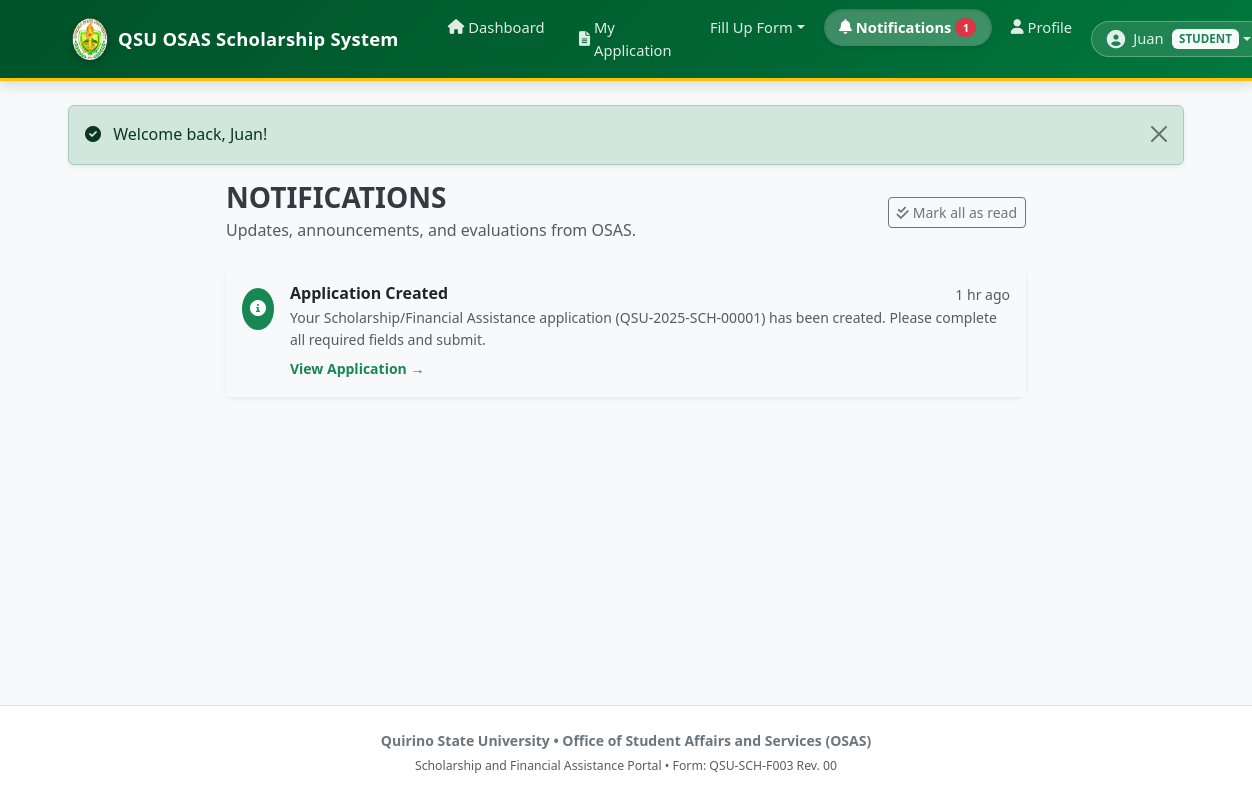
/student/notifications (signed in), run on the app's committed database.
### tables this page shows
CREATE TABLE students (
    id INT PRIMARY KEY AUTO_INCREMENT,
    user_id INT NOT NULL,
    student_id VARCHAR(50) UNIQUE NOT NULL,
    last_name VARCHAR(100) NOT NULL,
    first_name VARCHAR(100) NOT NULL,
    middle_name VARCHAR(100),
    extension_name VARCHAR(20),
    degree_program VARCHAR(200),
    year_level TINYINT UNSIGNED DEFAULT 1,
    lrn_number VARCHAR(50),
    sex ENUM('Male','Female'),
    civil_status ENUM('Single','Married','Separated'),
    is_solo_parent TINYINT(1) DEFAULT 0,
    citizenship VARCHAR(100) DEFAULT 'Filipino',
    birthdate DATE,
    place_of_birth VARCHAR(200),
    physical_disability VARCHAR(200),
    ethnic_affiliation VARCHAR(100),
    street_barangay VARCHAR(255),
    municipality VARCHAR(100),
    province VARCHAR(100),
    zip_code VARCHAR(10),
    contact_number VARCHAR(20),
    email_address VARCHAR(150),
    is_dormitory TINYINT(1) DEFAULT 0,
    registering_as ENUM('New Student','Old Student','Transfer In','Lateral Transfer','Cross Enrollee'),
    created_at TIMESTAMP DEFAULT CURRENT_TIMESTAMP,
    updated_at TIMESTAMP DEFAULT CURRENT_TIMESTAMP ON UPDATE CURRENT_TIMESTAMP,
    FOREIGN KEY (user_id) REFERENCES users(id) ON DELETE CASCADE
);

CREATE TABLE notifications (
    id INT PRIMARY KEY AUTO_INCREMENT,
    student_id INT NULL,
    title VARCHAR(200) NOT NULL,
    message TEXT NOT NULL,
    is_read TINYINT(1) DEFAULT 0,
    notification_type VARCHAR(50) DEFAULT 'general',
    related_application_id INT NULL,
    created_at TIMESTAMP DEFAULT CURRENT_TIMESTAMP,
    FOREIGN KEY (student_id) REFERENCES students(id) ON DELETE CASCADE,
    FOREIGN KEY (related_application_id) REFERENCES applications(id) ON DELETE SET NULL
);

### controllers/NotificationController.php (called while the page is built, shortened)
<?php
require_once __DIR__ . "/../models/Notification.php";
class NotificationController extends BaseController {
    public function studentNotifications() {
        $studentId = $_SESSION["student_id"];
        $notifModel = new Notification();
        $notifications = $notifModel->findByStudentId($studentId, false, 50);
        $unreadCount = $notifModel->countUnread($studentId);
        $student = (new Student())->findById($studentId);
        $this->view("student/notifications", ["notifications" => $notifications, "unreadCount" => $unreadCount, "student" => $student, "pageTitle" => "Notifications - " . APP_NAME]);
    }
}

### config/database.php (called while the page is built, shortened)
<?php
class Database {
    private static $instance = null;
    private $connection;
    private $host = "localhost";
    private $dbname = "scholarship_db";
    private $username = "root";
    private $password = "";
    private $charset = "utf8mb4";
    private function __construct() {
        $dsn = "mysql:host={$this->host};dbname={$this->dbname};charset={$this->charset}";
        $options = [
            PDO::ATTR_ERRMODE            => PDO::ERRMODE_EXCEPTION,
            PDO::ATTR_DEFAULT_FETCH_MODE => PDO::FETCH_ASSOC,
            PDO::ATTR_EMULATE_PREPARES   => false,
        ];
        try {
            $this->connection = new PDO($dsn, $this->username, $this->password, $options);
        } catch (PDOException $e) {
            error_log("DB Error: " . $e->getMessage());
            die("<h3>Database connection failed. Please contact the administrator.</h3>");
        }
    }
    public static function getInstance() {
        if (self::$instance === null) {
            self::$instance = new self();
        }
        return self::$instance;
    }
    public function getConnection() { return $this->connection; }
}

### models/Notification.php (called while the page is built, shortened)
<?php
require_once __DIR__ . "/../lib/BaseModel.php";
class Notification extends BaseModel {
    public function findByStudentId($studentId, $unreadOnly = false, $limit = 50) {
        $sql = "SELECT n.*, a.application_number FROM notifications n LEFT JOIN applications a ON n.related_application_id = a.id WHERE n.student_id = ?";
        $params = [$studentId];
        $sql .= " ORDER BY n.created_at DESC LIMIT $limit";
        return $this->query($sql, $params)->fetchAll();
    }
    public function countUnread($studentId) {
        return (int)$this->query("SELECT COUNT(*) FROM notifications WHERE student_id = ? AND is_read = 0", [$studentId])->fetchColumn();
    }
}

### lib/BaseModel.php (called while the page is built, shortened)
<?php
require_once __DIR__ . "/../config/database.php";
abstract class BaseModel {
    protected $db;
    protected $table;
    protected $primaryKey = "id";
    public function __construct() { $this->db = Database::getInstance()->getConnection(); }
    public function findById($id) {
        $stmt = $this->db->prepare("SELECT * FROM {$this->table} WHERE {$this->primaryKey} = ?");
        $stmt->execute([$id]); return $stmt->fetch();
    }
    public function query($sql, $params = []) {
        $stmt = $this->db->prepare($sql); $stmt->execute($params); return $stmt;
    }
}

### config/config.php (called while the page is built, shortened)
<?php
require_once __DIR__ . "/database.php";
function timeAgo($datetime) {
    $now = new DateTime();
    $ago = new DateTime($datetime);
    $diff = $now->diff($ago);
    if ($diff->d == 0) {
        return $diff->h . " hr ago";
    }
    return date("M d, Y", strtotime($datetime));
}

### views/student/notifications.php (the view, shortened to what this page needs)
<div class="container-fluid px-0" style="max-width: 800px;">
    <div class="d-flex justify-content-between align-items-center mb-4">
        <div>
            <h3 class="fw-bold text-qsu-green mb-1">NOTIFICATIONS</h3>
            <p class="text-muted mb-0">Updates, announcements, and evaluations from OSAS.</p>
        </div>
        <div>
            <button class="btn btn-outline-secondary btn-sm" onclick="markAllRead()">
                <i class="fas fa-check-double me-1"></i>Mark all as read
            </button>
        </div>
    </div>
    <div class="card shadow-sm border-0">
        <div class="card-body p-0">
            <?php if (empty($notifications)): ?>
            <div class="text-center py-5 text-muted">
                <i class="fas fa-bell-slash fa-3x mb-3 text-secondary"></i>
                <h5>No notifications yet</h5>
                <p class="small">We'll alert you here when your application status changes.</p>
            </div>
            <?php else: ?>
            <ul class="list-group list-group-flush" id="notifList">
                <?php foreach ($notifications as $n): ?>
                <li class="list-group-item p-3 d-flex align-items-start gap-3 <?= $n['is_read'] ? '' : 'bg-light' ?>" id="notif-<?= $n['id'] ?>">
                    <div class="rounded-circle p-2 bg-success text-white mt-1">
                        <i class="fas fa-info-circle"></i>
                    </div>
                    <div class="flex-grow-1">
                        <div class="d-flex justify-content-between align-items-center">
                            <h6 class="fw-bold mb-1 text-dark"><?= htmlspecialchars($n['title']) ?></h6>
                            <small class="text-muted"><?= timeAgo($n['created_at']) ?></small>
                        </div>
                        <p class="mb-1 text-muted small"><?= nl2br(htmlspecialchars($n['message'])) ?></p>
                        <?php if ($n['related_application_id']): ?>
                        <a href="<?= BASE_URL ?>/student/application" class="small text-success text-decoration-none fw-semibold">View Application &rarr;</a>
                        <?php endif; ?>
                    </div>
                </li>
                <?php endforeach; ?>
            </ul>
            <?php endif; ?>
        </div>
    </div>
</div>
<?php $content = ob_get_clean(); include __DIR__ . '/../layouts/student_layout.php'; ?>

### index.php (shortened to what this page needs)
<?php
require_once __DIR__ . "/config/config.php";
require_once __DIR__ . "/lib/BaseModel.php";
$requestUri = $_SERVER["REQUEST_URI"];
$basePath = "/SCHOLARSHIP";
$path = str_replace($basePath, "", parse_url($requestUri, PHP_URL_PATH));
$path = rtrim($path, "/");
$method = $_SERVER["REQUEST_METHOD"];
foreach ($routes as [$routeMethod, $routePath, $controllerName, $actionName]) {
    if ($method === $routeMethod && $path === $routePath) {
        $controller = new $controllerName();
        $controller->$actionName();
        break;
    }
}

### views/layouts/student_layout.php (shortened to what this page needs)
<?php
$unreadCount = $unreadCount ?? 0;
$student = $student ?? [];
?>
<!DOCTYPE html>
<html lang="en">
<head>
    <link href="https://cdn.jsdelivr.net/npm/bootstrap@5.3.0/dist/css/bootstrap.min.css" rel="stylesheet">
    <link href="https://cdnjs.cloudflare.com/ajax/libs/font-awesome/6.0.0/css/all.min.css" rel="stylesheet">
    <link href="<?= BASE_URL ?>/public/assets/css/style.css" rel="stylesheet">
</head>
<body class="bg-light d-flex flex-column min-vh-100">
    <nav class="navbar navbar-expand-lg navbar-dark bg-primary shadow-sm">
        <div class="container">
            <a class="navbar-brand" href="<?= BASE_URL ?>/student/dashboard">
                <img src="<?= BASE_URL ?>/public/assets/img/qsulogo.png" alt="QSU Logo" class="me-2">
                <span><?= APP_NAME ?></span>
            </a>
            <div class="collapse navbar-collapse" id="studentNav">
                <ul class="navbar-nav me-auto mb-2 mb-lg-0 ms-lg-3">
                    <li class="nav-item">
                        <a class="nav-link <?= strpos($_SERVER['REQUEST_URI'], '/student/dashboard') !== false ? 'active' : '' ?>" href="<?= BASE_URL ?>/student/dashboard">
                            <i class="fas fa-home me-1"></i> Dashboard
                        </a>
                    </li>
                    <li class="nav-item">
                        <a class="nav-link <?= strpos($_SERVER['REQUEST_URI'], '/student/application') !== false ? 'active' : '' ?>" href="<?= BASE_URL ?>/student/application">
                            <i class="fas fa-file-alt me-1"></i> My Application
                        </a>
                    </li>
                    <li class="nav-item dropdown">
                        <a class="nav-link dropdown-toggle <?= strpos($_SERVER['REQUEST_URI'], '/student/apply') !== false ? 'active' : '' ?>" href="#" role="button" data-bs-toggle="dropdown">
                            <i class="fas fa-file-pen me-1"></i> Fill Up Form
                        </a>
                    </li>
                    <li class="nav-item">
                        <a class="nav-link position-relative <?= strpos($_SERVER['REQUEST_URI'], '/student/notifications') !== false ? 'active' : '' ?>" href="<?= BASE_URL ?>/student/notifications">
                            <i class="fas fa-bell me-1"></i> Notifications
                            <?php if ($unreadCount > 0): ?>
                            <span class="badge bg-danger rounded-pill ms-1" style="font-size: 0.7rem;"><?= $unreadCount ?></span>
                            <?php endif; ?>
                        </a>
                    </li>
                    <li class="nav-item">
                        <a class="nav-link <?= strpos($_SERVER['REQUEST_URI'], '/student/profile') !== false ? 'active' : '' ?>" href="<?= BASE_URL ?>/student/profile">
                            <i class="fas fa-user me-1"></i> Profile
                        </a>
                    </li>
                </ul>
                <div class="navbar-nav ms-auto">
                    <div class="nav-item dropdown">
                        <a class="nav-link dropdown-toggle text-white d-flex align-items-center navbar-user-btn" href="#" role="button" data-bs-toggle="dropdown">
                            <span class="me-1"><?= htmlspecialchars($student['first_name'] ?? 'Student') ?></span>
                            <span class="badge bg-light text-success fw-bold ms-1" style="font-size: 0.72rem;">STUDENT</span>
                        </a>
                    </div>
                </div>
            </div>
        </div>
    </nav>
    <main class="container py-4 flex-grow-1">
        <?php include __DIR__ . '/../partials/flash_messages.php'; ?>
        <?= $content ?? '' ?>
    </main>
    <footer class="footer mt-auto">
        <div class="container text-center">
            <p class="mb-1 fw-semibold">Quirino State University &bull; Office of Student Affairs and Services (OSAS)</p>
            <p class="mb-0 text-muted small">Scholarship and Financial Assistance Portal &bull; Form: QSU-SCH-F003 Rev. 00</p>
        </div>
    </footer>
</body>
</html>

### public/assets/css/style.css (style rules this page uses)
:root { --primary-color: #006633; --primary-light: #008844; --primary-dark: #004422; --secondary-color: #28a745; --success-color: #28a745; --warning-color: #ffc107; --danger-color: #dc3545; --info-color: #17a2b8; --light-color: #f8f9fa; --dark-color: #343a40; --white: #ffffff; --gray-100: #f8f9fa; --gray-200: #e9ecef; --gray-300: #dee2e6; --gray-400: #ced4da; --gray-500: #adb5bd; --gray-600: #6c757d; --gray-700: #495057; --gray-800: #343a40; --gray-900: #212529; }
body { font-family: 'Segoe UI', Tahoma, Geneva, Verdana, sans-serif; line-height: 1.6; color: var(--gray-800); background-color: #f8f9fa; }
.bg-primary { background-color: var(--primary-color) !important; }
.navbar-dark.bg-primary { background: linear-gradient(135deg, #005229 0%, #006633 60%, #00783d 100%) !important; border-bottom: 3px solid #ffc107 !important; box-shadow: 0 4px 12px rgba(0, 50, 20, 0.15) !important; padding-top: 0.55rem; padding-bottom: 0.55rem; }
.navbar-brand { display: flex; align-items: center; font-weight: 700; font-size: 1.15rem; letter-spacing: 0.25px; color: #ffffff !important; }
.navbar-brand img { height: 42px; width: auto; filter: drop-shadow(0 2px 4px rgba(0, 0, 0, 0.25)); }
.navbar-dark .navbar-nav .nav-link { color: rgba(255, 255, 255, 0.88) !important; font-weight: 500; font-size: 0.92rem; padding: 0.42rem 0.95rem; margin: 0 2px; border-radius: 20px; transition: all 0.2s ease-in-out; display: inline-flex; align-items: center; }
.navbar-dark .navbar-nav .nav-link.active { color: #ffffff !important; background-color: rgba(255, 255, 255, 0.24) !important; font-weight: 600; box-shadow: inset 0 1px 3px rgba(0, 0, 0, 0.18), 0 2px 4px rgba(0, 0, 0, 0.08); }
.navbar-user-btn { background: rgba(255, 255, 255, 0.12); border: 1px solid rgba(255, 255, 255, 0.28); border-radius: 25px; padding: 0.35rem 0.9rem !important; transition: all 0.2s ease; }
.card { border: none; border-radius: 8px; box-shadow: 0 0.125rem 0.25rem rgba(0, 0, 0, 0.075); }
.footer { background-color: #ffffff; border-top: 1px solid var(--gray-300); padding: 1.5rem 0; margin-top: 3rem; font-size: 0.875rem; color: var(--gray-600); }

### data on the page
students: first_name "Juan"
notifications: title "Application Created", created_at "1 hr ago", message "Your Scholarship/Financial Assistance application (QSU-2025-SCH-00001) has been created. Please complete all required fields and submit."

### other printed values
$unreadCount "1"
$f['message'] "Welcome back, Juan!"
